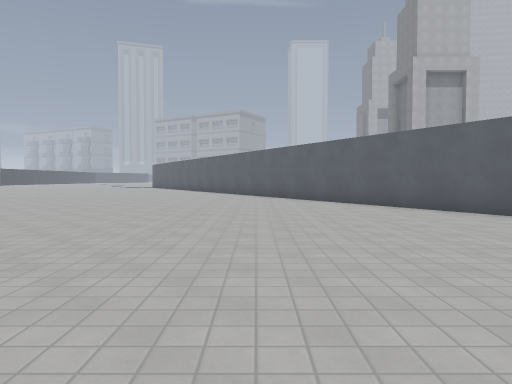
View 1 (above)

19 first-person views from a walk through a 3-D level made in the Godot game engine. The camera is 1.3 m above the floor, tilts 2° down and sees 70° across. The floor is counted in squares, 2 m on a side. Each view is taken from the middle of a square. On the plan, view 1 faces up. The plan holds only what a view shows up to about 11 squares ahead; the rest is blank. The place goes on beyond the plan. Surface patterns are stand-ins for the level's own textures.

View 2
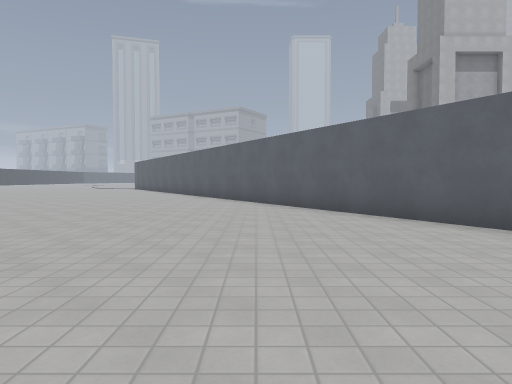

View 3
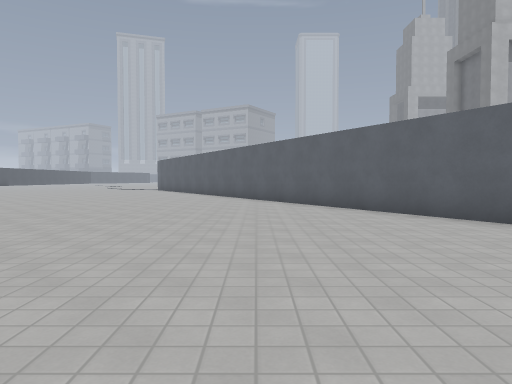

View 4
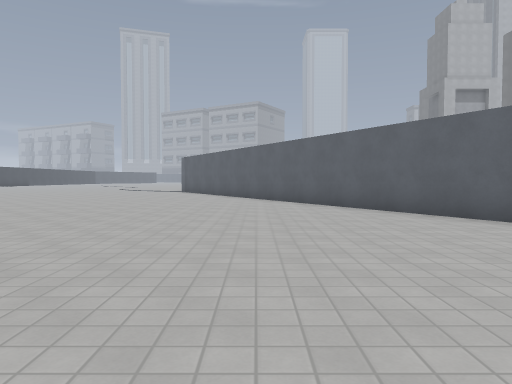

View 5
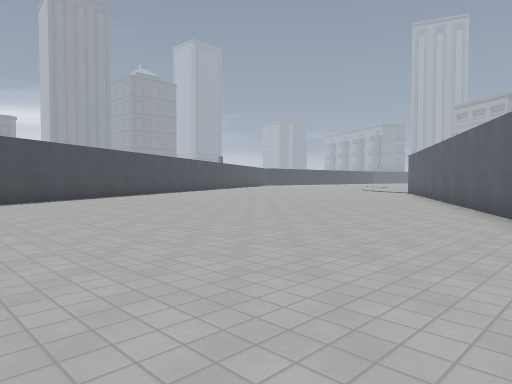

View 6
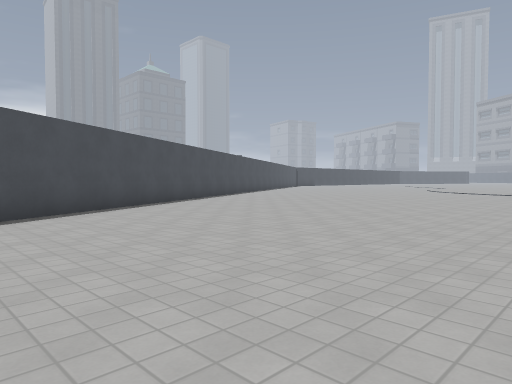

View 7
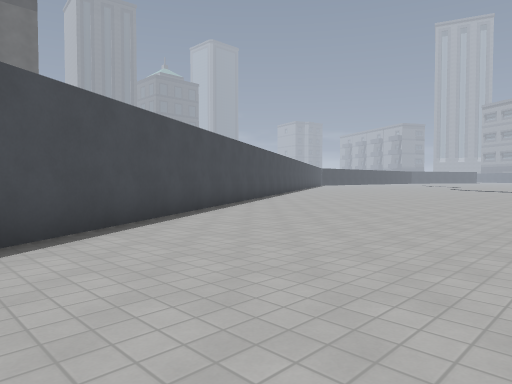

View 8
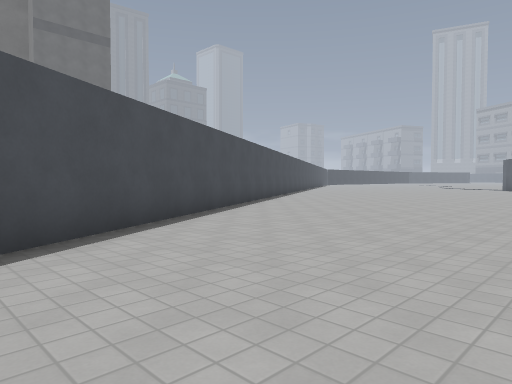

View 9
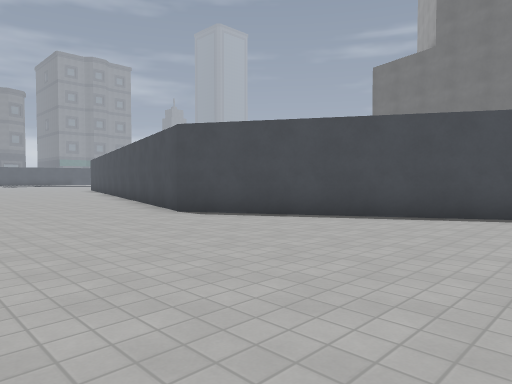

View 10
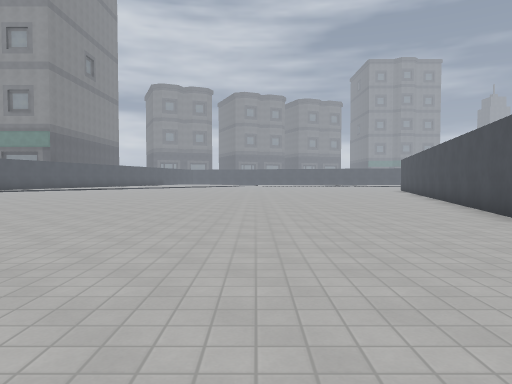

View 11
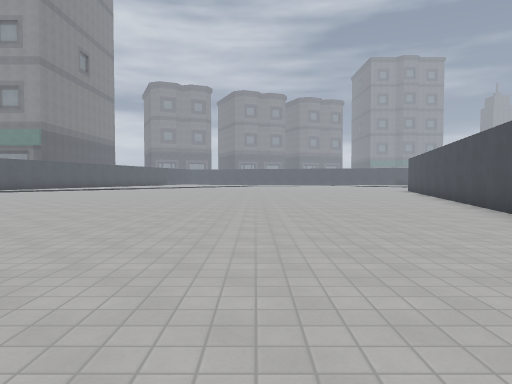

View 12
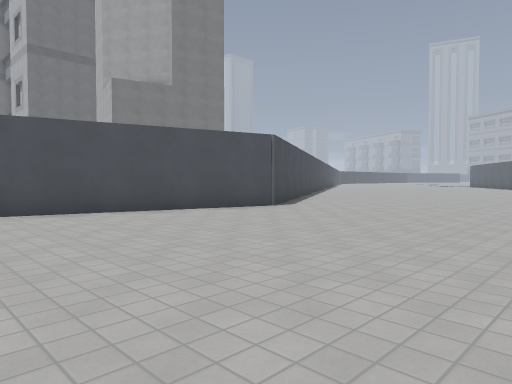

View 13
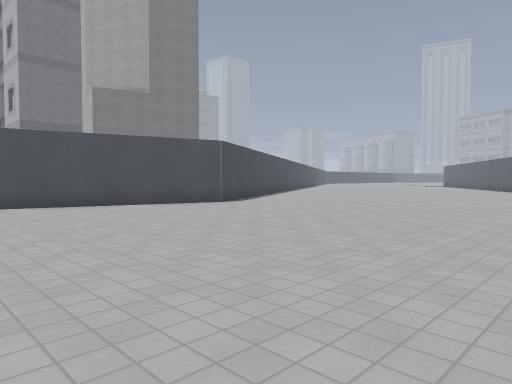

View 14
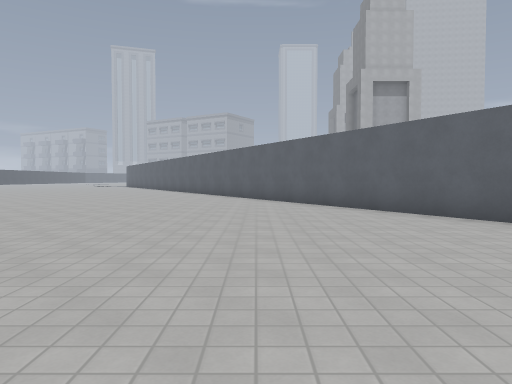

View 15
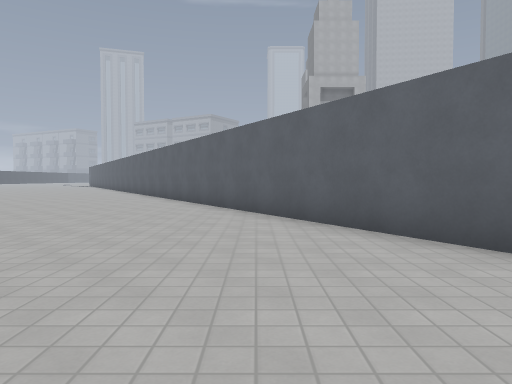

View 16
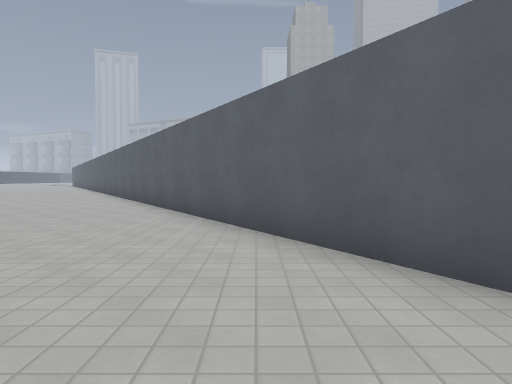

View 17
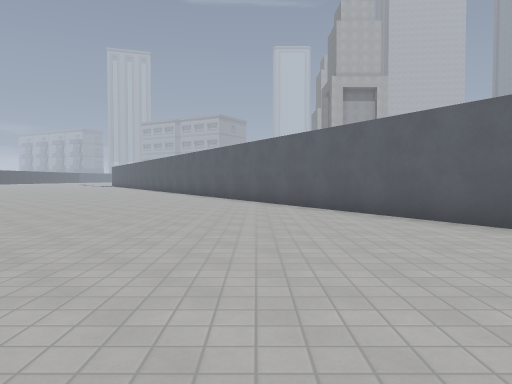

View 18
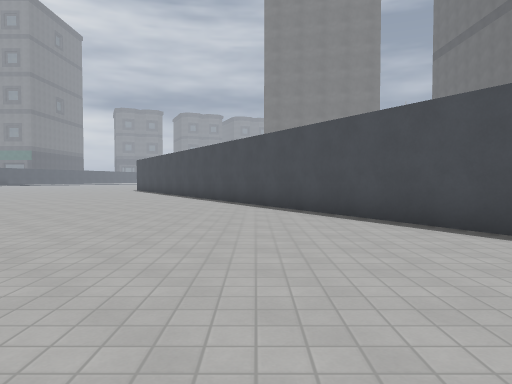

View 19
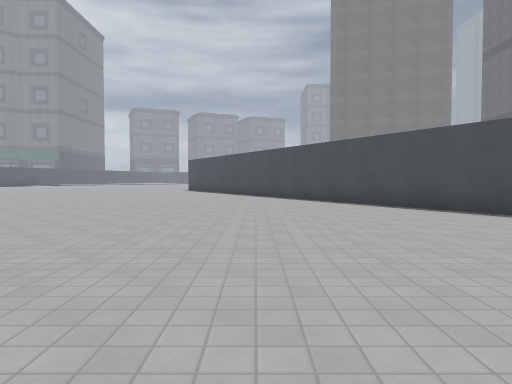

### Floor plan
Points are (right, up) in squares from view 1. A wall is a line through its corners. A room is listed if a view was taken in it or the views show most of it. See-through windows are left out.
Room 1 (views 1, 2, 3, 4, 5, 6, 7, 8, 9, 10, 11, 12, 13, 14, 15, 16, 17, 18, 19)
walls: (-15, 17.9) (-5.1, 0.7) (-6.9, -6.1); (10.5, -3.9) (-4.9, 22.6)

Where each view was taken, in squares from view 1:
view 1: 0 up, 0 right, facing up
view 2: 4 up, 0 right, facing up
view 3: 6 up, 2 left, facing up
view 4: 9 up, 4 left, facing up
view 5: 11 up, 1 left, facing up-left
view 6: 11 up, 5 left, facing up-left
view 7: 7 up, 5 left, facing up-left
view 8: 3 up, 3 left, facing up-left
view 9: 7 up, 1 left, facing down-left
view 10: 6 up, 1 left, facing down
view 11: 5 up, 1 left, facing down
view 12: 6 down, 1 right, facing up-left
view 13: 6 down, 3 right, facing up-left
view 14: 3 down, 3 right, facing up
view 15: 5 down, 7 right, facing up
view 16: 6 down, 9 right, facing up
view 17: 5 down, 5 right, facing up
view 18: 22 up, 12 left, facing down
view 19: 22 up, 9 left, facing down
